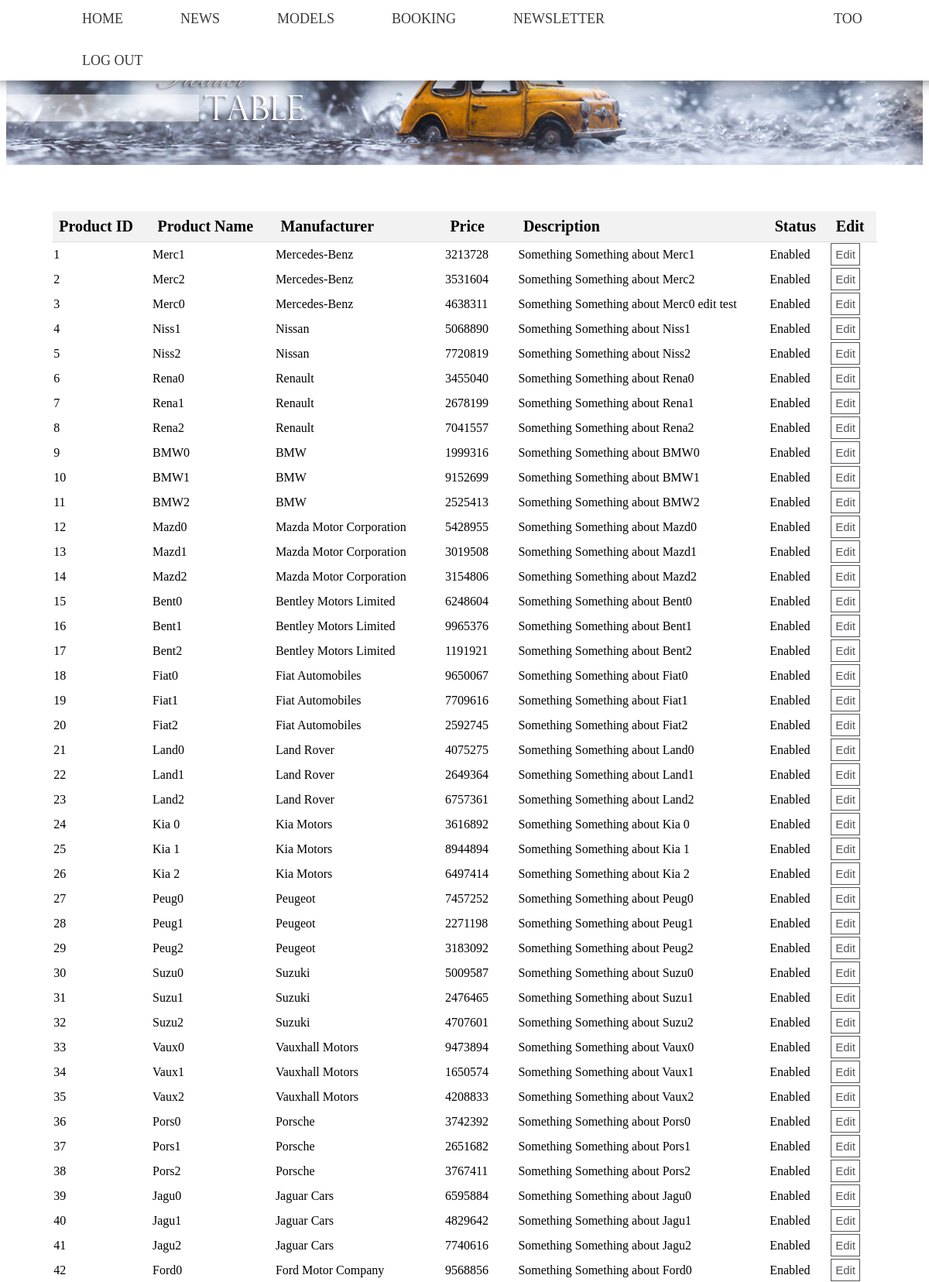
Page /product-table.php (signed in, upper part) on the committed database.
### tables this page shows
CREATE TABLE `product` (
  `productID` int(11) NOT NULL,
  `price` int(11) NOT NULL,
  `name` varchar(50) NOT NULL,
  `manufacturer` int(11) NOT NULL,
  `description` varchar(300) NOT NULL,
  `length` int(11) NOT NULL,
  `width` int(11) NOT NULL,
  `height` int(11) NOT NULL,
  `maxSpeed` int(11) NOT NULL,
  `acceleration` int(11) NOT NULL,
  `disabled` int(11) NOT NULL DEFAULT '0'
);

CREATE TABLE `brands` (
  `brandID` int(11) NOT NULL,
  `brandName` varchar(40) NOT NULL,
  `logoURL` varchar(400) NOT NULL
);

### product-table.php (the view, shortened to what this page needs)
<html>
<head>
  <link rel="stylesheet" href="main.css"/>
  <header>
<?php require_once('menu.php'); ?>
  </head>
<body>
<img style="margin: 2% 0% 5% 0%;" src="produc table.png">
<center>
  <table class="usertable user-table" style="border-collapse: collapse; width: 90%;">
    <tr style = "background-color:#f2f2f2;" >
      <th style="padding: 8px; text-align: left; border-bottom: 1px solid #ddd; font-size: 20px;">Product ID</th>
      <th style="padding: 8px; text-align: left; border-bottom: 1px solid #ddd; font-size: 20px;">Product Name</th>
      <th style="padding: 8px; text-align: left; border-bottom: 1px solid #ddd; font-size: 20px;">Manufacturer</th>
      <th style="padding: 8px; text-align: left; border-bottom: 1px solid #ddd; font-size: 20px;">Price</th>
      <th style="padding: 8px; text-align: left; border-bottom: 1px solid #ddd; font-size: 20px;">Description</th>
      <th style="padding: 8px; text-align: left; border-bottom: 1px solid #ddd; font-size: 20px;">Status</th>
      <?php if($_SESSION['role'] == 2){
      echo '<th style="padding: 8px; text-align: left; border-bottom: 1px solid #ddd; font-size: 20px;">Edit</th>';
    }?>
    </tr>
      <?php
      $q = "SELECT productID, product.name AS name, brandName as manufacturer, price, description, disabled FROM product, brands where brands.brandID = product.manufacturer";
      $result = $mysqli->query($q);
      if ($result) {
          while($row = $result->fetch_array()){
            echo "<tr>";
            echo "<td>".$row['productID'] ."</td>";
            echo "<td>".$row['name'] ."</td>";
            echo "<td>".$row['manufacturer'] ."</td>";
            echo "<td>".$row['price'] ."</td>";
            echo "<td>".$row['description'] ."</td>";
            echo "<td>";
            if($row['disabled'] == 0){
              echo "Enabled";
            }else{
              echo "Disabled";
            }
            if($_SESSION['role'] == 2){
            echo "</td>";
            echo "<td><a href = 'editProduct.php?prod=".$row['productID']."'><button class = 'button' style= 'font-size:15; padding:5;'> Edit </button></a></td>";
            echo "</tr>";
          }
          }
      }else{
        echo "Something went wrong";
      }
      ?>
  </table>
<br>
<br>
</center>
</body>
</html>

### main.css (style rules this page uses)
body { font-weight: 300; }
header { background: White; }
header::after { content: ''; display: table; clear: both; }
img { display: block; margin: auto; max-width: 100%; height: auto; }
.button { background-color: white; color: #57565d; border: 1px solid #555555; padding: 1% 2%; font-size: 16px; }
table, tr, td { border: 1px solid white; margin-bottom: 1%; }

### rows in the picture
product: productID "1", name "Merc1", brands.brandName "Mercedes-Benz", price "3213728", description "Something Something about Merc1", disabled "Enabled"
product: productID "2", name "Merc2", brands.brandName "Mercedes-Benz", price "3531604", description "Something Something about Merc2", disabled "Enabled"
product: productID "3", name "Merc0", brands.brandName "Mercedes-Benz", price "4638311", description "Something Something about Merc0 edit test", disabled "Enabled"
product: productID "4", name "Niss1", brands.brandName "Nissan", price "5068890", description "Something Something about Niss1", disabled "Enabled"
product: productID "5", name "Niss2", brands.brandName "Nissan", price "7720819", description "Something Something about Niss2", disabled "Enabled"
product: productID "6", name "Rena0", brands.brandName "Renault", price "3455040", description "Something Something about Rena0", disabled "Enabled"
product: productID "7", name "Rena1", brands.brandName "Renault", price "2678199", description "Something Something about Rena1", disabled "Enabled"
product: productID "8", name "Rena2", brands.brandName "Renault", price "7041557", description "Something Something about Rena2", disabled "Enabled"
product: productID "9", name "BMW0", brands.brandName "BMW", price "1999316", description "Something Something about BMW0", disabled "Enabled"
product: productID "10", name "BMW1", brands.brandName "BMW", price "9152699", description "Something Something about BMW1", disabled "Enabled"
product: productID "11", name "BMW2", brands.brandName "BMW", price "2525413", description "Something Something about BMW2", disabled "Enabled"
product: productID "12", name "Mazd0", brands.brandName "Mazda Motor Corporation", price "5428955", description "Something Something about Mazd0", disabled "Enabled"
product: productID "13", name "Mazd1", brands.brandName "Mazda Motor Corporation", price "3019508", description "Something Something about Mazd1", disabled "Enabled"
product: productID "14", name "Mazd2", brands.brandName "Mazda Motor Corporation", price "3154806", description "Something Something about Mazd2", disabled "Enabled"
product: productID "15", name "Bent0", brands.brandName "Bentley Motors Limited", price "6248604", description "Something Something about Bent0", disabled "Enabled"
product: productID "16", name "Bent1", brands.brandName "Bentley Motors Limited", price "9965376", description "Something Something about Bent1", disabled "Enabled"
product: productID "17", name "Bent2", brands.brandName "Bentley Motors Limited", price "1191921", description "Something Something about Bent2", disabled "Enabled"
product: productID "18", name "Fiat0", brands.brandName "Fiat Automobiles", price "9650067", description "Something Something about Fiat0", disabled "Enabled"
product: productID "19", name "Fiat1", brands.brandName "Fiat Automobiles", price "7709616", description "Something Something about Fiat1", disabled "Enabled"
product: productID "20", name "Fiat2", brands.brandName "Fiat Automobiles", price "2592745", description "Something Something about Fiat2", disabled "Enabled"
product: productID "21", name "Land0", brands.brandName "Land Rover", price "4075275", description "Something Something about Land0", disabled "Enabled"
product: productID "22", name "Land1", brands.brandName "Land Rover", price "2649364", description "Something Something about Land1", disabled "Enabled"
product: productID "23", name "Land2", brands.brandName "Land Rover", price "6757361", description "Something Something about Land2", disabled "Enabled"
product: productID "24", name "Kia 0", brands.brandName "Kia Motors", price "3616892", description "Something Something about Kia 0", disabled "Enabled"
product: productID "25", name "Kia 1", brands.brandName "Kia Motors", price "8944894", description "Something Something about Kia 1", disabled "Enabled"
product: productID "26", name "Kia 2", brands.brandName "Kia Motors", price "6497414", description "Something Something about Kia 2", disabled "Enabled"
product: productID "27", name "Peug0", brands.brandName "Peugeot", price "7457252", description "Something Something about Peug0", disabled "Enabled"
product: productID "28", name "Peug1", brands.brandName "Peugeot", price "2271198", description "Something Something about Peug1", disabled "Enabled"
product: productID "29", name "Peug2", brands.brandName "Peugeot", price "3183092", description "Something Something about Peug2", disabled "Enabled"
product: productID "30", name "Suzu0", brands.brandName "Suzuki", price "5009587", description "Something Something about Suzu0", disabled "Enabled"
product: productID "31", name "Suzu1", brands.brandName "Suzuki", price "2476465", description "Something Something about Suzu1", disabled "Enabled"
product: productID "32", name "Suzu2", brands.brandName "Suzuki", price "4707601", description "Something Something about Suzu2", disabled "Enabled"
product: productID "33", name "Vaux0", brands.brandName "Vauxhall Motors", price "9473894", description "Something Something about Vaux0", disabled "Enabled"
product: productID "34", name "Vaux1", brands.brandName "Vauxhall Motors", price "1650574", description "Something Something about Vaux1", disabled "Enabled"
product: productID "35", name "Vaux2", brands.brandName "Vauxhall Motors", price "4208833", description "Something Something about Vaux2", disabled "Enabled"
product: productID "36", name "Pors0", brands.brandName "Porsche", price "3742392", description "Something Something about Pors0", disabled "Enabled"
product: productID "37", name "Pors1", brands.brandName "Porsche", price "2651682", description "Something Something about Pors1", disabled "Enabled"
product: productID "38", name "Pors2", brands.brandName "Porsche", price "3767411", description "Something Something about Pors2", disabled "Enabled"
product: productID "39", name "Jagu0", brands.brandName "Jaguar Cars", price "6595884", description "Something Something about Jagu0", disabled "Enabled"
product: productID "40", name "Jagu1", brands.brandName "Jaguar Cars", price "4829642", description "Something Something about Jagu1", disabled "Enabled"
product: productID "41", name "Jagu2", brands.brandName "Jaguar Cars", price "7740616", description "Something Something about Jagu2", disabled "Enabled"
product: productID "42", name "Ford0", brands.brandName "Ford Motor Company", price "9568856", description "Something Something about Ford0", disabled "Enabled"

### other values in the picture
$_SESSION["user"] "TOO"
